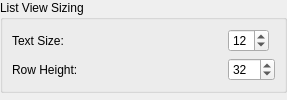
<?xml version="1.0" encoding="UTF-8"?>
<ui version="4.0">
 <class>AppearanceListPanel</class>
 <widget class="QWidget" name="AppearanceListPanel">
  <layout class="QVBoxLayout" name="rootLayout">
   <property name="leftMargin"><number>0</number></property>
   <property name="topMargin"><number>0</number></property>
   <property name="rightMargin"><number>0</number></property>
   <property name="bottomMargin"><number>0</number></property>
   <property name="spacing"><number>8</number></property>
   <item>
    <widget class="QGroupBox" name="appearanceListSizingGroupBox">
     <property name="title"><string>List View Sizing</string></property>
     <layout class="QFormLayout" name="appearanceListSizingFormLayout">
      <property name="horizontalSpacing"><number>16</number></property>
      <property name="verticalSpacing"><number>6</number></property>
      <property name="labelAlignment"><set>Qt::AlignmentFlag::AlignLeft|Qt::AlignmentFlag::AlignVCenter</set></property>
      <property name="fieldGrowthPolicy"><enum>QFormLayout::FieldGrowthPolicy::FieldsStayAtSizeHint</enum></property>
      <item row="0" column="0"><widget class="QLabel" name="label_listFontSize"><property name="minimumSize"><size><width>200</width><height>0</height></size></property><property name="text"><string>Text Size:</string></property></widget></item>
      <item row="0" column="1"><widget class="QSpinBox" name="listFontSizeSpinBox"><property name="maximumWidth"><number>120</number></property><property name="toolTip"><string>Font size for list view text (6-48 pt)</string></property><property name="minimum"><number>6</number></property><property name="maximum"><number>48</number></property><property name="value"><number>12</number></property></widget></item>
      <item row="1" column="0"><widget class="QLabel" name="label_listRowHeight"><property name="minimumSize"><size><width>200</width><height>0</height></size></property><property name="text"><string>Row Height:</string></property></widget></item>
      <item row="1" column="1"><widget class="QSpinBox" name="listRowHeightSpinBox"><property name="maximumWidth"><number>120</number></property><property name="toolTip"><string>Height of each row in list view (20-100 px)</string></property><property name="minimum"><number>20</number></property><property name="maximum"><number>100</number></property><property name="value"><number>32</number></property></widget></item>
     </layout>
    </widget>
   </item>
   <item><spacer name="appearanceListVerticalSpacer"><property name="orientation"><enum>Qt::Orientation::Vertical</enum></property><property name="sizeHint" stdset="0"><size><width>20</width><height>4</height></size></property></spacer></item>
  </layout>
 </widget>
 <resources/>
 <connections/>
</ui>
